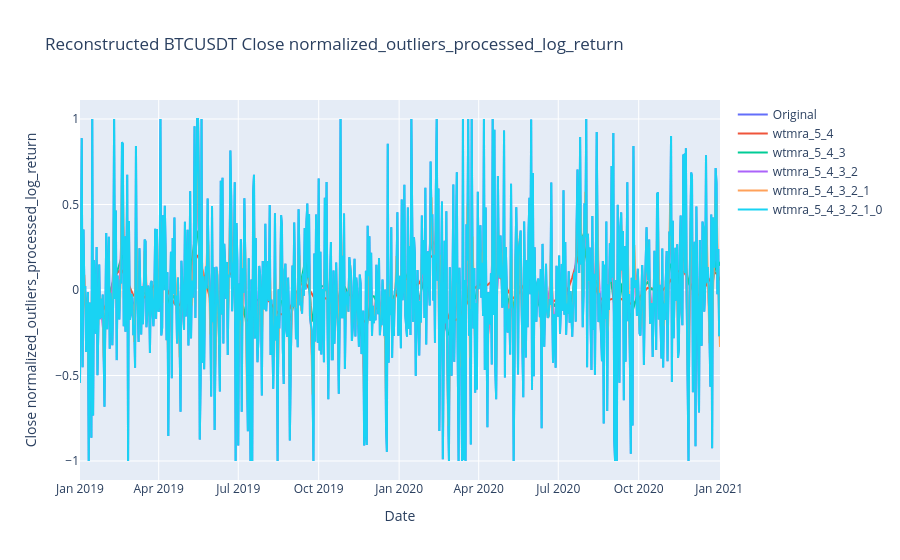

The cell this chart's notebook holds for it:
### Code cell
# Reconstruct the series using wtmra coefficients
# reconstructed_series = np.sum(wtmra, axis=0)

# Reconstruct multiples series by incrementing the number of coefficients used by addind on top of the last one

reconstructed_series = []

# loop through the coefficients reverser order
for i in range(len(wtmra)-1, -1, -1):
    reconstructed_series.append(np.sum(wtmra[:i], axis=0))

# for i in range(0, len(wtmra)):
    
#     reconstructed_series.append(np.sum(wtmra[:i], axis=0))

# Plot the reconstructed series
fig = go.Figure()
fig.add_trace(go.Scatter(x=data.index, y=data['normalized_outliers_processed_log_return'], name='Original'))
fig.add_trace(go.Scatter(x=df_wtmra.index, y=df_wtmra['processed_log_return_wtmra_5_4'], name='wtmra_5_4'))
fig.add_trace(go.Scatter(x=df_wtmra.index, y=df_wtmra['processed_log_return_wtmra_5_4_3'], name='wtmra_5_4_3'))
fig.add_trace(go.Scatter(x=df_wtmra.index, y=df_wtmra['processed_log_return_wtmra_5_4_3_2'], name='wtmra_5_4_3_2'))
fig.add_trace(go.Scatter(x=df_wtmra.index, y=df_wtmra['processed_log_return_wtmra_5_4_3_2_1'], name='wtmra_5_4_3_2_1'))
fig.add_trace(go.Scatter(x=df_wtmra.index, y=df_wtmra['processed_log_return_wtmra_5_4_3_2_1_0'], name='wtmra_5_4_3_2_1_0'))

fig.update_layout(title='Reconstructed BTCUSDT Close normalized_outliers_processed_log_return', xaxis_title='Date', yaxis_title='Close normalized_outliers_processed_log_return')
fig.show()

### Figure 1 — Plotly figure (JSON) as saved in the notebook; plotly's stock layout.template omitted (floating-point values rounded to 4 significant figures; data arrays with more than 128 entries replaced by an {"elided": "..."} marker saying what was removed)
{"data": [{"name": "Original", "type": "scatter", "x": {"elided": "733 str values"}, "y": {"elided": "733 float values"}}, {"name": "wtmra_5_4", "type": "scatter", "x": {"elided": "733 str values"}, "y": {"elided": "733 float values"}}, {"name": "wtmra_5_4_3", "type": "scatter", "x": {"elided": "733 str values"}, "y": {"elided": "733 float values"}}, {"name": "wtmra_5_4_3_2", "type": "scatter", "x": {"elided": "733 str values"}, "y": {"elided": "733 float values"}}, {"name": "wtmra_5_4_3_2_1", "type": "scatter", "x": {"elided": "733 str values"}, "y": {"elided": "733 float values"}}, {"name": "wtmra_5_4_3_2_1_0", "type": "scatter", "x": {"elided": "733 str values"}, "y": {"elided": "733 float values"}}], "layout": {"title": {"text": "Reconstructed BTCUSDT Close normalized_outliers_processed_log_return"}, "xaxis": {"title": {"text": "Date"}}, "yaxis": {"title": {"text": "Close normalized_outliers_processed_log_return"}}}}
